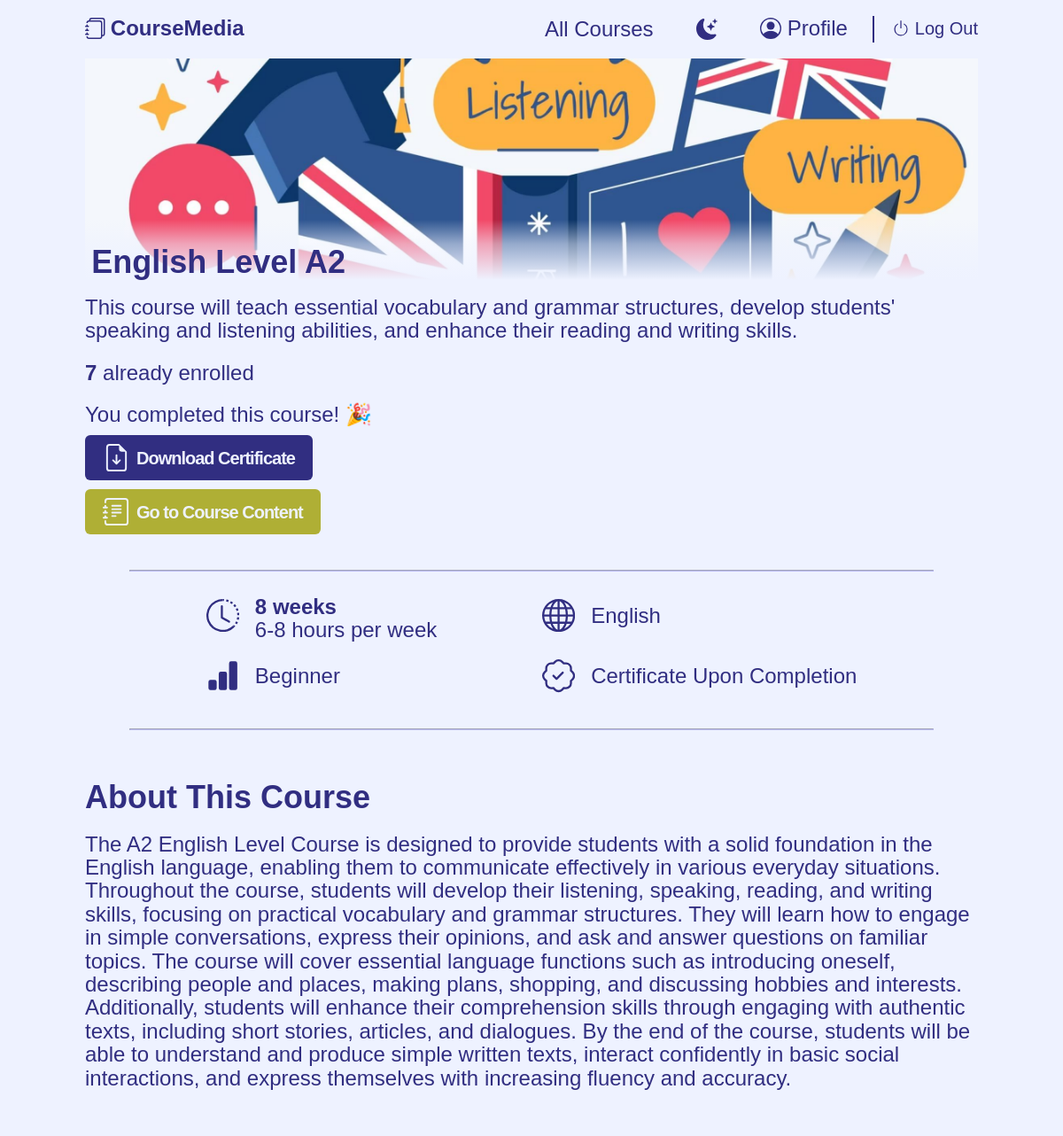
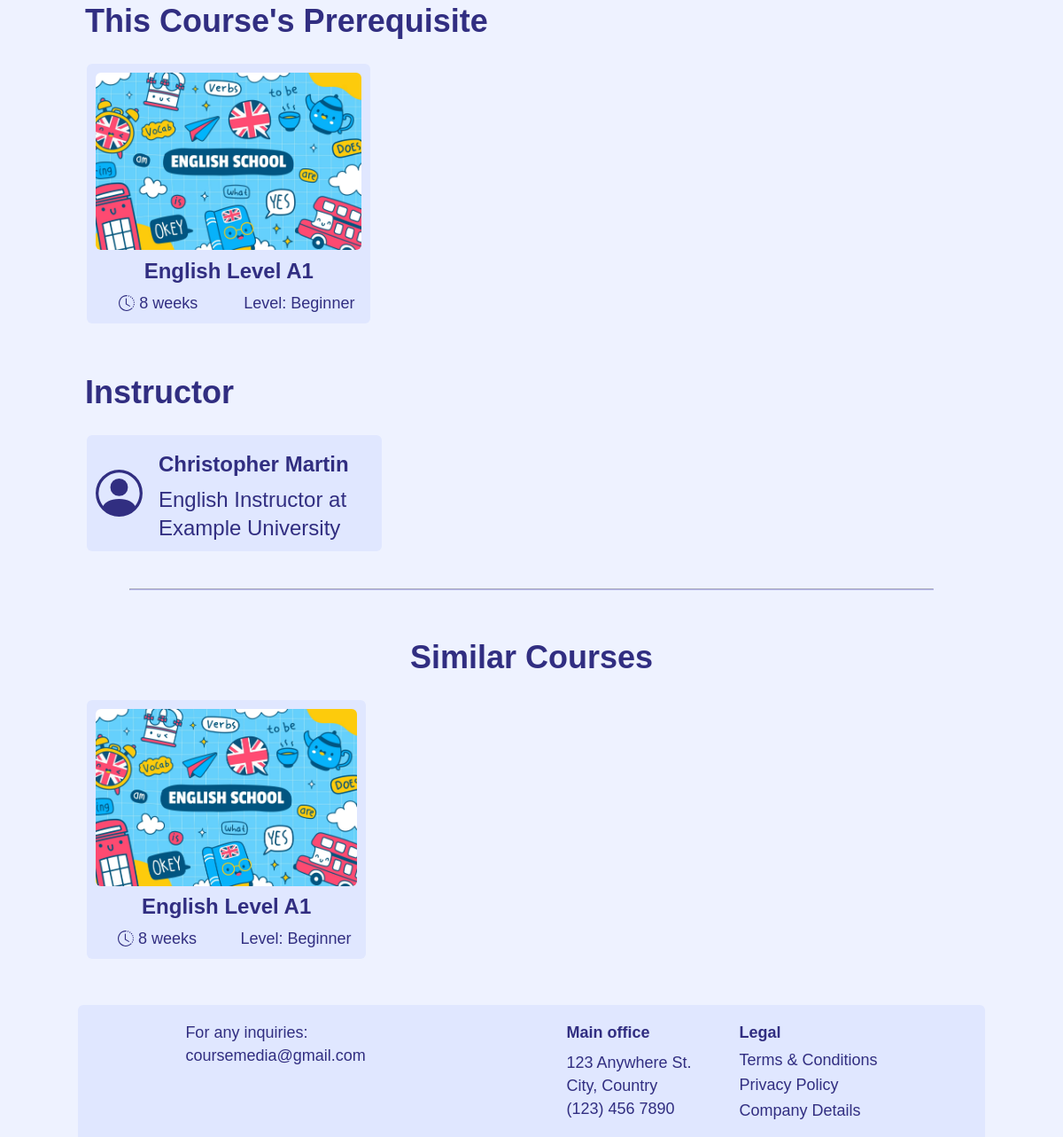
The app's page /courses/130 (signed in) with its own data (2 pictures, top to bottom).
### courses_platform/models.py (models this page shows, shortened)
class Course(models.Model):
    ART_AND_CULTURE = 1
    COMMUNICATION = 2
    COMPUTER_SCIENCE = 3
    DESIGN = 4
    FOOD_AND_NUTRITION = 5
    LANGUAGE = 6
    MATH = 7
    SCIENCE = 8
    CATEGORY_CHOICES = [
        (ART_AND_CULTURE, "Art & Culture"),
        (COMMUNICATION, "Communication"),
        (COMPUTER_SCIENCE, "Computer Science"),
        (DESIGN, "Design"),
        (FOOD_AND_NUTRITION, "Food & Nutrition"),
        (LANGUAGE, "Language"),
        (MATH, "Math"),
        (SCIENCE, "Science"),
    ]
    ENGLISH = 1
    FRENCH = 2
    SPANISH = 3
    LANGUAGE_CHOICES = [
        (ENGLISH, "English"),
        (FRENCH, "French"),
        (SPANISH, "Spanish")
    ]
    BEGINNER = 1
    INTERMEDIATE = 2
    ADVANCED = 3
    LEVEL_CHOICES = [
        (BEGINNER, "Beginner"),
        (INTERMEDIATE, "Intermediate"),
        (ADVANCED, "Advanced")
    ]
    instructor = models.ForeignKey(
        "User", on_delete=models.CASCADE, related_name="courses_taught")
    title = models.CharField(max_length=80, validators=[
                             MinLengthValidator(10), MaxLengthValidator(80)])
    image = models.ImageField(
        upload_to="courses_images/", null=True, blank=True)
    category = models.PositiveSmallIntegerField(choices=CATEGORY_CHOICES)
    short_description = models.TextField(max_length=200, validators=[
                                         MinLengthValidator(50), MaxLengthValidator(200)])
    duration = models.PositiveSmallIntegerField(
        validators=[MinValueValidator(2), MaxValueValidator(24)])
    long_description = models.TextField(
        max_length=2000, validators=[MinLengthValidator(200), MaxLengthValidator(2000)])
    language = models.PositiveSmallIntegerField(choices=LANGUAGE_CHOICES)
    level = models.PositiveSmallIntegerField(choices=LEVEL_CHOICES)
    prerequisite = models.ForeignKey(
        "self", on_delete=models.SET_NULL, null=True, blank=True)
    certificate = models.BooleanField()
    passing_grade = models.PositiveSmallIntegerField(
        validators=[MinValueValidator(50), MaxValueValidator(100)])
    passers = models.ManyToManyField(
        "User", blank=True, related_name="courses_passed")
    creation_date = models.DateField(auto_now_add=True)

class User(AbstractUser):
    REQUIRED_FIELDS = ["role", "about"]
    STUDENT = 1
    INSTRUCTOR = 2
    ROLE_CHOICES = [
        (STUDENT, "Student"),
        (INSTRUCTOR, "Instructor")
    ]
    role = models.PositiveSmallIntegerField(choices=ROLE_CHOICES)
    instructor_title = models.CharField(max_length=120, null=True, blank=True, validators=[
                                        MinLengthValidator(10), MaxLengthValidator(120)])
    about = models.TextField(max_length=950, validators=[
                             MinLengthValidator(40), MaxLengthValidator(950)])
    enrolled_courses = models.ManyToManyField(
        "Course", blank=True, related_name="enrolled_students")

### courses_platform/views.py (the view)
# urls.py: path("courses/<int:course_id>", views.course_page, name="course_page"),
def course_page(request, course_id):
    try:
        course = Course.objects.get(id=course_id)
    except Course.DoesNotExist:
        messages.error(request, "Invalid course id")
        return HttpResponseRedirect(reverse("index"))
    enrolled_students = course.enrolled_students.order_by("last_name")
    same_category_courses = Course.objects.filter(
        category=course.category).exclude(id=course.id)[:3]
    return render(request, "courses_platform/course_page.html", {
        "course": course,
        "enrolled_students": enrolled_students,
        "same_category_courses": same_category_courses
    })

### courses_platform/templates/courses_platform/course_page.html (shortened to what this page needs)
{% extends "courses_platform/layout.html" %}
{% load static %}
{% block link %}
    <link href="{% static 'courses_platform/components/course-cards.css' %}" rel="stylesheet">
    <link href="{% static 'courses_platform/pages/course_page.css' %}" rel="stylesheet">
    <link rel="stylesheet" href="https://cdn.datatables.net/1.13.4/css/jquery.dataTables.css" />
{% endblock %}
{% block body %}
    <div class="my-container course__container">
        <section>
            <div class="course__img-title-cont">
                {% if not course.image %}
                <img class="course__img" src="/media/courses_images/default_img.jpg" alt="Course's image">
                {% else %}
                <img class="course__img" src="{{ course.image.url }}" alt="Course's image">
                {% endif %}
                <h1 class="course__h1 course__title">{{ course.title }}</h1>
            </div>
            <p class="course__p">{{ course.short_description }}</p>
        </section>
        <section>
        {% if course.enrolled_students.count == 0 %}
            <p class="course__p">No students enrolled</p>
        {% else %}
            <p class="course__p"><strong>{{ course.enrolled_students.count }}</strong> already enrolled</p>
        {% endif %}
            <div class="course__btn-cont">
            {% if not user.is_authenticated %}
                <a class="custom-button course__btn course__btn-red" href="{% url 'signin' %}">Log In to Enroll</a>
            {% else %}
                {% if user.role == user.INSTRUCTOR  %}
                    {% if user == course.instructor %}
                        <a class="custom-button course__btn course__content-btn" href="#">
                            <svg class="course__icon" xmlns="http://www.w3.org/2000/svg" fill="currentColor" viewBox="0 0 16 16">
                                <path d="M5 10.5a.5.5 0 0 1 .5-.5h2a.5.5 0 0 1 0 1h-2a.5.5 0 0 1-.5-.5zm0-2a.5.5 0 0 1 .5-.5h5a.5.5 0 0 1 0 1h-5a.5.5 0 0 1-.5-.5zm0-2a.5.5 0 0 1 .5-.5h5a.5.5 0 0 1 0 1h-5a.5.5 0 0 1-.5-.5zm0-2a.5.5 0 0 1 .5-.5h5a.5.5 0 0 1 0 1h-5a.5.5 0 0 1-.5-.5z"/>
                                <path d="M3 0h10a2 2 0 0 1 2 2v12a2 2 0 0 1-2 2H3a2 2 0 0 1-2-2v-1h1v1a1 1 0 0 0 1 1h10a1 1 0 0 0 1-1V2a1 1 0 0 0-1-1H3a1 1 0 0 0-1 1v1H1V2a2 2 0 0 1 2-2z"/>
                                <path d="M1 5v-.5a.5.5 0 0 1 1 0V5h.5a.5.5 0 0 1 0 1h-2a.5.5 0 0 1 0-1H1zm0 3v-.5a.5.5 0 0 1 1 0V8h.5a.5.5 0 0 1 0 1h-2a.5.5 0 0 1 0-1H1zm0 3v-.5a.5.5 0 0 1 1 0v.5h.5a.5.5 0 0 1 0 1h-2a.5.5 0 0 1 0-1H1z"/>
                            </svg>
                            <span>Go to Course Content</span>
                        </a>
                    {% endif %}
                {% else %}
                    {% if user in course.enrolled_students.all  %}
                        {% if user in course.passers.all %}
                            <p class="course__p">You completed this course! &#127881;</p>
                            {% if course.certificate %}
                                <a class="custom-button course__btn course__certificate-btn" href="{% url 'get_certificate' course.id %}">
                                    <span>Download Certificate</span>
                                </a>
                            {% endif %}
                        {% else %}
                            <a class="custom-button course__btn" href="{% url 'quiz' course.id %}">Take the quiz</a>
                        {% endif %}
                        <a class="custom-button course__btn course__content-btn" href="#">
                            <span>Go to Course Content</span>
                        </a>
                    {% else %}
                        <a class="custom-button course__btn" href="{% url 'course_enroll' course.id %}">Enroll Now</a>
                    {% endif %}
                {% endif %}
            {% endif %}
            </div>
        </section>
        <div class="course__hr-cont">
            <hr class="course__hr">
        </div>
        <section class="course__grid-wrapper">
            <div class="course__specs-grid">
                <div class="course__description-cont">
                    <span class="course__duration">
                        <strong>{{course.duration}} weeks</strong><br>6-8 hours per week
                    </span>
                </div>
                <div class="course__description-cont">
                    <span>{{course.get_language_display}}</span>
                </div>
                <div class="course__description-cont">
                    <span>{{course.get_level_display}}</span>
                </div>
                <div class="course__description-cont">
                {% if course.certificate %}
                    <span>Certificate Upon Completion</span>
                {% endif %}
                </div>
            </div>
        </section>
        <div class="course__hr-cont">
            <hr class="course__hr">
        </div>
        <section>
            <h2 class="course__h2">About This Course</h2>
            <p class="course__p">
                {{course.long_description}}
            </p>
        </section>
        <section>
            <h2 class="course__h2">This Course's Prerequisite</h2>
            {% if course.prerequisite %}
            <a href="{% url 'course_page' course.prerequisite.id %}" class="course-card__card-anchor course__prereq-instr-card-anchor">
                <div class="course-card__card course__card-div">
                {% if not course.prerequisite.image %}
                    <img class="course-card__card-img" src="/media/courses_images/default_img.jpg" alt="Course's image">
                {% else %}
                    <img class="course-card__card-img" src="{{ course.prerequisite.image.url }}" alt="Course's image">
                {% endif %}
                    <div class="course-card__card-title">{{ course.prerequisite.title }}</div>
                    <div class="course-card__card-description">
                        <div class="course-card__card-duration">
                            <span>{{ course.prerequisite.duration }} weeks</span>
                        </div>
                        <div class="course-card__card-level">Level: {{ course.prerequisite.get_level_display }}</div>
                    </div>
                </div>
            </a>
            {% else %}
                <p class="course__p">There is no prerequisite for that course.</p>
            {% endif %}
        </section>
        <section>
            <h2 class="course__h2">Instructor</h2>
            <a href="{% url 'user_profile' course.instructor.id %}" class="course-card__card-anchor course__prereq-instr-card-anchor">
                <div class="course-card__card course__intruct-card">
                    <svg class="course__icon" xmlns="http://www.w3.org/2000/svg" fill="currentColor" viewBox="0 0 16 16">
                        <path d="M11 6a3 3 0 1 1-6 0 3 3 0 0 1 6 0z"/>
                        <path fill-rule="evenodd" d="M0 8a8 8 0 1 1 16 0A8 8 0 0 1 0 8zm8-7a7 7 0 0 0-5.468 11.37C3.242 11.226 4.805 10 8 10s4.757 1.225 5.468 2.37A7 7 0 0 0 8 1z"/>
                    </svg>
                    <div class="course__instr-info">
                        <div class="course-card__card-title course__instr-name">{{ course.instructor.first_name }} {{ course.instructor.last_name }}</div>
                        <div class="course__instr-title">{{ course.instructor.instructor_title }}</div>
                    </div>
                </div>
            </a>
        </section>
        {% if not course.instructor == user and same_category_courses %}
        <div class="course__hr-cont">
            <hr class="course__hr">
        </div>
        <section>
            <h2 class="course__h2 course__similar-courses-h2">Similar Courses</h2>
            <div class="course-card__cards-grid-wrapper course__similar-courses-cont">
                <div class="course-card__cards-grid">
                   {% for course in same_category_courses %}
                      <a href="{% url 'course_page' course.id %}" class="course-card__card-anchor">
                         <div class="course-card__card">
                         {% if not course.image %}
                            <img class="course-card__card-img" src="/media/courses_images/default_img.jpg" alt="Course's image" loading="lazy">
                         {% else %}
                            <img class="course-card__card-img" src="{{ course.image.url }}" alt="Course's image" loading="lazy">
                         {% endif %}
                            <div class="course-card__card-title">{{ course.title }}</div>
                            <div class="course-card__card-description">
                               <div class="course-card__card-duration">
                                  <span>{{ course.duration }} weeks</span>
                               </div>
                               <div class="course-card__card-level">Level: {{ course.get_level_display }}</div>
                            </div>
                         </div>
                      </a>
                   {% endfor %}
                </div>
            </div>
        </section>
        {% endif %}
    </div>
{% endblock %}

### courses_platform/static/courses_platform/styles.css (style rules this page uses)
:root { --clr-dark: #312e81; --clr-light: #eef2ff; --clr-light-a0: #eef2ff00; --clr-light-a05: #eef2ff89; --clr-p-anchor: #585bee; --clr-card-bg: #E0E7FF; --clr-overlay: #000; --clr-bg-disabled-input: #e0e0e0; --clr-txt-disabled-input: #312e81; --size-xxs: 0.5rem; --size-xs: 0.75rem; --size-sm: 0.875rem; --size-base: 1rem; --size-lg: 1.125rem; --size-xl: 1.25rem; --size-2xl: 1.5rem; --size-3xl: 1.875rem; --size-4xl: 2.25rem; --size-5xl: 3rem; --size-6xl: 3.75rem; --size-7xl: 4.5rem; --size-8xl: 6rem; --size-9xl: 8rem; --size-10xl: 10rem; }
* { margin: 0; line-height: calc(1em + 0.5rem); }
html { scroll-behavior: smooth; }
body { font-family: 'General Sans', sans-serif; background-color: var(--clr-light); color: var(--clr-dark); min-height: 100vh; display: flex; flex-direction: column; }
img, picture { display: block; max-width: 100%; user-select: none; }
a { color: var(--clr-dark); }
strong { color: var(--clr-dark); }

### courses_platform/static/courses_platform/components/course-cards.css (style rules this page uses)
.course-card__cards-grid-wrapper { display: flex; justify-content: center; }
.course-card__cards-grid { width: 90%; display: grid; grid-template-columns: minmax(0, 1fr); grid-auto-rows: 1fr; justify-items: center; gap: 25px; }
.course-card__card-anchor { width: 100%; border: 2px solid #00000000; border-radius: 6px; text-decoration: none; transition: transform 0.1s linear, border 0.1s linear; }
.course-card__card { background-color: var(--clr-card-bg); border-radius: 6px; display: flex; flex-direction: column; justify-content: space-between; align-items: center; padding: 10px; width: 100%; height: 100%; }
.course-card__card-img { height: 150px; width: 100%; border-radius: 6px; object-fit: cover; }
.course-card__card-title { font-size: var(--size-xl); text-align: center; margin-block-start: 0.4em; margin-block-end: 0.4em; font-weight: 600; line-height: 1.15em; word-break: break-word; display: -webkit-box; -webkit-line-clamp: 2; line-clamp: 2; -webkit-box-orient: vertical; overflow: hidden; text-overflow: ellipsis; }
.course-card__card-description { font-size: var(--size-base); display: flex; gap: 1em; width: 100%; }
.course-card__card-duration { display: flex; justify-content: center; align-items: center; gap: 0.3em; flex: 1; }
.course-card__icon { height: 1em; }
.course-card__card-level { text-align: center; flex: 1; }
@media (min-width: 390px) { .course-card__cards-grid { width: 80%; } }
@media (min-width: 475px) { .course-card__cards-grid { width: 70%; } }
@media (min-width: 640px) { .course-card__cards-grid { grid-template-columns: repeat(2, minmax(0, 1fr)); width: 100%; } }
@media (min-width: 768px) { .course-card__card-img { height: 200px; } }
@media (min-width: 1024px) { .course-card__cards-grid { grid-template-columns: repeat(3, minmax(0, 1fr)); } }
@media (min-width: 1024px) { .course-card__card-title { font-size: var(--size-2xl); } }
@media (min-width: 1024px) { .course-card__card-description { font-size: var(--size-lg); } }

### courses_platform/static/courses_platform/utils.css (style rules this page uses)
.custom-button { display: inline-block; font-weight: 600; text-decoration: none; letter-spacing: -0.05em; background-color: var(--clr-dark); color: var(--clr-light); padding: 0.5em 1em; border-radius: 6px; transition: transform 0.1s linear; }
.my-container { width: 100%; margin-left: auto; margin-right: auto; padding-left: 0.5rem; padding-right: 0.5rem; }
@media (min-width: 475px) { .my-container { max-width: 475px; } }
@media (min-width: 640px) { .my-container { max-width: 640px; } }
@media (min-width: 768px) { .my-container { max-width: 768px; } }
@media (min-width: 1024px) { .my-container { max-width: 1024px; } }

### records on screen
Course: image (picture), title "English Level A2", short_description "This course will teach essential vocabulary and grammar structures, develop students' speaking and listening abilities, and enhance their reading and writing skills.", enrolled_students.count "7", duration "8", language "English", level "Beginner", long_description "The A2 English Level Course is designed to provide students with a solid foundation in the English language, enabling them to communicate effectively in various everyday situations. Throughout the course, students will develop their listening, speaking, reading, and writing skills, focusing on practical vocabulary and grammar structures. They will learn how to engage in simple conversations, express their opinions, and ask and answer questions on familiar topics. The course will cover essential language functions such as introducing oneself, describing people and places, making plans, shopping, and discussing hobbies and interests. Additionally, students will enhance their comprehension…", prerequisite.image (picture), prerequisite "English Level A1", prerequisite.duration "8", prerequisite.level "Beginner", instructor.first_name "Christopher", instructor.last_name "Martin", instructor.instructor_title "English Instructor at Example University"
Course: image (picture), title "English Level A1", duration "8", level "Beginner"
